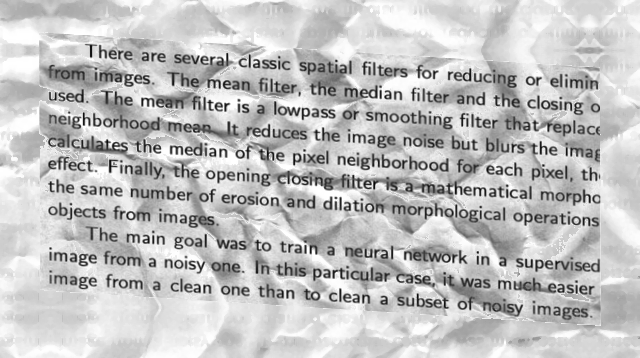
#> input picture 01-DocumentCleanup/noisy_data/0048.png, 640 x 358 px; its folder holds only this picture in this run
$ jupyter execute --allow-errors 1_document_cleanup.ipynb
#> lines starting #> are read from the running program, lines starting #| are printed output that depends on the picture; after the words box and inside, x2 and y2 are one past the last pixel; in counts of white or black regions, pixels touching at a corner belong together; long printed decimals are rounded
**Candidate**: André Oliveira Françani

## Description

Many image processing applications make use of digitalized textual data. However, the presence of any type of noise can create difficulties in post-processing information, such as on OCR detection. To improve the information manipulation on such data, a previous image processing step is required.

In light of this idea, a set of text paragraphs containing plain English language was collected. Different font styles, size, and background noise level were arranged to simulate the a variety of scenarios.

## Objective

The objective of this test is to evaluate the possible image processing methods that could fix the text samples. Note that the samples have a different type of background noise and present a set of text fonts. Therefore, the candidate should provide a flexible algorithm that can correctly detect what is text characters and background noise, offering a clean version of each text paragraph as result.

## Important details

- As a common pattern, the text must be represented by BLACK pixels and the background by WHITE pixels. Therefore, the output image MUST be in binary format (i.e. `0` pixel values for text and `255` pixel values for background)
- This test does not require a defined image processing algorithm to be used. The candidate is free to choose any kind of image processing pipeline to reach the best answer.
- The candidate will receive only the noisy data, as clean data is rarely provided on real-case scenarios, and no annotations are provided. Thus, creativity is needed if the candidate chooses to use supervised learning algorithms.
- The perfect correct result is reached with: 1) white background, 2) black text characters, 3) horizontal text aligment, 4) text block centered in the image and 5) straight text font (not itallic formatting).
- Do not change the filename when applying your image processing methods. The filename is important for data comparison purposes.
- The output image file will be only accepted on the following formats: `.png`, `.tif`, `.jpg`

## Implementation

Since we have different background noise, the main idea is to remove this noise using image processing techniques. The first thing I will do is explore the data and try some of these techniques.

[cell 1]
#import libraries
import numpy as np
from PIL import Image
import matplotlib.pyplot as plt
import os
import glob
from scipy import signal
from skimage.transform import probabilistic_hough_line
from skimage.feature import canny
import cv2

### Functions ###
def load_image(image_path):
    '''
    This function loads and normalizes the image given by the 'image_path'.
    '''
#> called with image_path = 'noisy_data/0048.png'
    return np.asarray(Image.open(image_path))/255.0

def remove_background(image):
    '''
    This function removes the background noise of the image by applying a Median Filter, and returns
    a binary denoised image.
    '''
    #Background image
    background_image = signal.medfilt2d(image, kernel_size=13)

    #Foreground mask
    mask = image < background_image - 0.2

    #make binary image
    denoised_image = np.where(mask, image, 1.0)

    return denoised_image


def image_cleanup(filename):
    '''
    This function reads a image given by the path 'filename', removes its background noise and
    corrects its skew, making an horizontal text alignment.
    '''

    #read and filter background noise
    image = load_image(filename)
    denoised_img = remove_background(image)

    #Canny edges detector
    edges = canny(denoised_img)

    #Hough lines
    hough_lines = probabilistic_hough_line(edges)

    #slopes of the line segments
    slopes = [(y2 - y1)/(x2 - x1) if (x2-x1) else 0 for (x1,y1), (x2, y2) in hough_lines]

    #the angle, in degrees, in a circle by which the line is offset
    angles = [np.degrees(np.arctan(theta)) for theta in slopes]

    #most common angle
    hist, bins = np.histogram(angles, bins=180)
    max_idx = np.argmax(hist)
    rotate_angle = bins[max_idx]

    #angle correction for the rotation
    if rotate_angle > 45:
        rotate_angle = -(90-rotate_angle)
    elif rotate_angle < -45:
        rotate_angle = 90 - abs(rotate_angle)

    #image dimensions
    (h, w) = denoised_img.shape[:2]
    center = (w // 2, h // 2)

    #affine matrix of 2D rotation
    M = cv2.getRotationMatrix2D(center, rotate_angle, 1.0)
    rotated_image = cv2.warpAffine(denoised_img.astype('uint8'), M, (w, h), flags=cv2.INTER_CUBIC,borderMode=cv2.BORDER_REPLICATE)

    return rotated_image

[cell 2]
#list all images in "noisy_data" folder
images_path = sorted(glob.glob('noisy_data/*.png'))

Let's visualize three images:

[cell 3]
#loading 3 images
img1 = load_image(images_path[0])
#> (the rest of this cell did not finish here and is left out)

Now I will use a *_Median Filter_* to estimate the background of the image 1. The first parameter that I will explore is the *_kernel_size_* of the filter.

[cell 4]
#background image using a median filter
kernel_size = [3, 5, 7, 9, 11, 13]
plt.figure(figsize=(12,8))
for i in range(len(kernel_size)):
    background_img1 = signal.medfilt2d(img1, kernel_size[i])
    plt.subplot(2,3,i+1)
    plt.imshow(background_img1, 'gray')
    plt.axis('off');
    plt.title('kernel size = '+ str(kernel_size[i]))
#> this loop made 6 passes
#> pass 1, `background_img1 = signal.medfilt2d(img1, kernel_size[i])`:
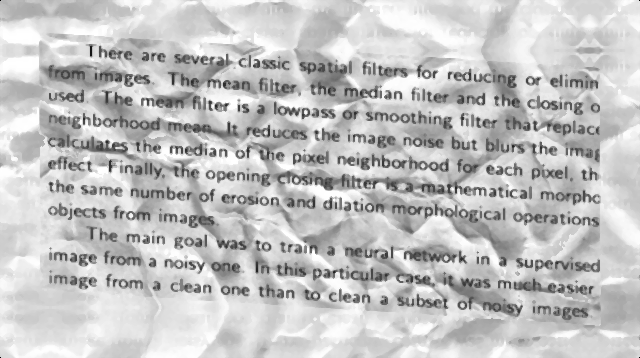
#> background_img1: shape (358, 640) float64; min 0, max 1, mean 0.763
plt.tight_layout()
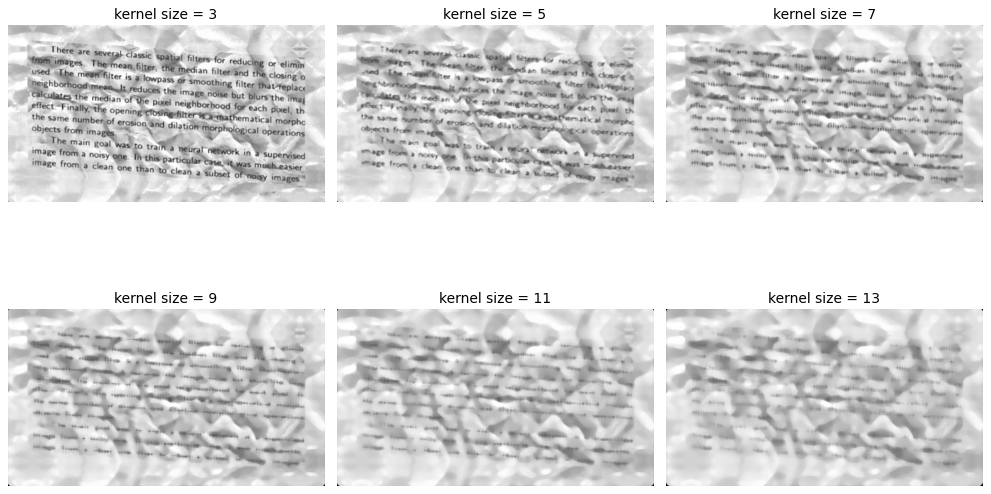
#> figure drawn by matplotlib, 6 panels

From the images above, it can be seen that a kernel (13,13) is good enough to extract the background information without losing significant text information. The next step is to compute the foreground mask, that is, everythig that is significantly darker than the background.

[cell 5]
#Foreground mask
mask = img1 < background_img1 - 0.2
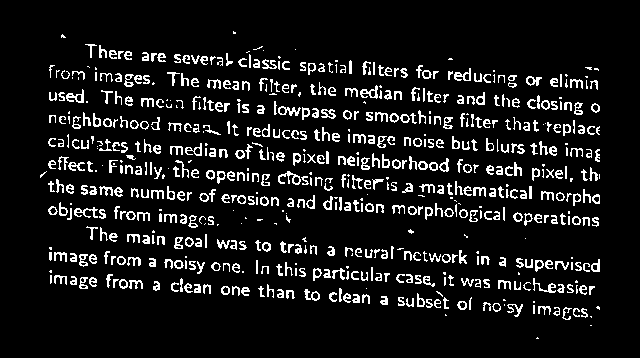
#> mask: shape (358, 640) bool; 9.6% white in thin lines or dots, all inside (x1, y1, x2, y2) = (40, 31, 600, 339)

plt.imshow(mask, 'gray')
plt.axis('off');
plt.title('Foreground Mask');

Now in the previous image, the black color is a boolean False and the white, True. Therefore I will invert the colors just by making it binary as the following:

[cell 6]
denoised_img1 = np.where(mask, img1, 1.0)
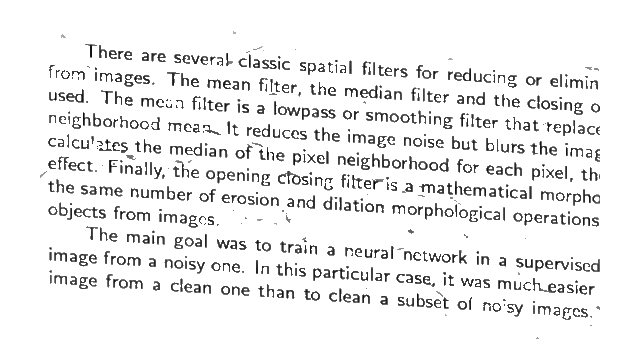
#> denoised_img1: shape (358, 640) float64; min 0.00784, max 1, mean 0.935

plt.figure(figsize=(12,12))
plt.subplot(1,2,1)
plt.imshow(img1, 'gray')
plt.axis('off');
plt.title('Original Image');

plt.subplot(1,2,2)
plt.imshow(denoised_img1, 'gray')
plt.axis('off');
plt.title('Denoised Image');

[cell 7]
#Display 10 images
plt.figure(figsize=(16,16))
#> (the rest of this cell did not finish here and is left out)

[cell 8]
#Save all denoised images for visual inspection

#folder to save the images
save_folder = 'denoised_data'
if not os.path.exists(save_folder):
        os.makedirs(save_folder)

#remove background of all images and save all of them
#> (the rest of this cell did not finish here and is left out)

    denoised_image = remove_background(img)
#> in remove_background, `background_image = signal.medfilt2d(image, kernel_size=13)`:
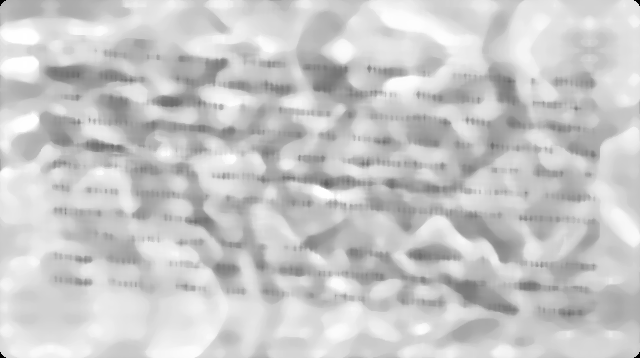
#> background_image: shape (358, 640) float64; min 0, max 1, mean 0.787

    #save Image
    image_name = image_path.split('\\')[1]
    tmp = np.asarray(denoised_image*255.0, dtype=np.uint8)
    Image.fromarray(tmp).save(os.path.join(save_folder, image_name))

Assuming that the background is removed, the next step is the **horizontal text alignment**.

[cell 9]
#read and filter background noise
filename = images_path[0]
image = load_image(filename)
denoised_img = remove_background(image)
denoised_image[denoised_img<0] = 0.

#Canny edges detector
edges = canny(denoised_img)
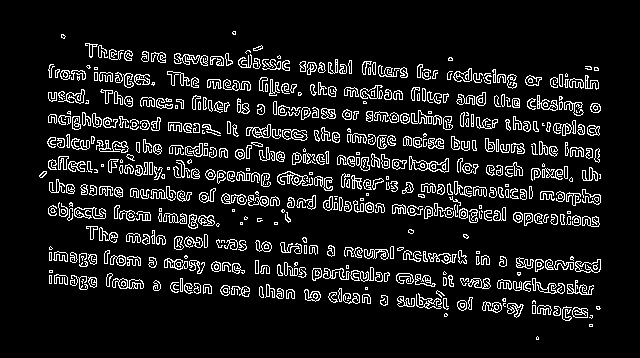
#> edges: shape (358, 640) bool; 10.1% white in thin lines or dots, all inside (x1, y1, x2, y2) = (39, 31, 601, 340)

plt.imshow(edges,'gray')
plt.axis('off');

[cell 10]
#Hough lines
hough_lines = probabilistic_hough_line(edges)
#> hough_lines = 425 items

img_with_lines = np.copy(denoised_img)
for (x1,y1), (x2, y2) in hough_lines:
    cv2.line(img_with_lines,(x1,y1),(x2,y2),(0,0,255),1)
#> this loop made 425 passes
#> (x1, y1, x2, y2) on passes 1 to 3: (430, 281, 110, 264), (55, 123, 145, 120), (600, 107, 310, 87)
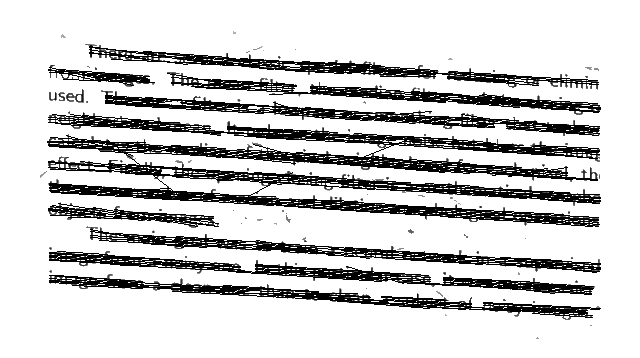
#> img_with_lines: shape (358, 640) float64; 16.93% of pixels changed, all inside (x1, y1, x2, y2) = (47, 46, 601, 318)

plt.imshow(img_with_lines,'gray')
plt.axis('off');

[cell 11]
#slopes of the line segments
slopes = [(y2 - y1)/(x2 - x1) if (x2-x1) else 0 for (x1,y1), (x2, y2) in hough_lines]
#> slopes = 425 values, max 0.779 at index 199, min -0.545 at index 346, mean 0.0664

#the angle, in degrees, in a circle by which the line is offset
angles = [np.degrees(np.arctan(theta)) for theta in slopes]
#> angles = 425 values, max 37.93 at index 199, min -28.61 at index 346, mean 3.78

#which of these degree values is most common?
#histogram of the angles
plt.subplot(1,2,1)
plt.hist(angles, bins=180)
plt.title('Histogram')
plt.xlabel('angle (degrees)')

plt.subplot(1,2,2)
plt.hist(angles, bins=[x for x in range(360)])
plt.xlim([0,12])
plt.title('Zoomed Histogram')
plt.xlabel('angle (degrees)')

#most common angle
hist, bins = np.histogram(angles, bins=180)
#> hist = 180 values, max 80 at index 85, min 0 at index 1, mean 2.36; bins = 181 values from -28.61 to 37.93
max_idx = np.argmax(hist)
#> max_idx = 85
rotate_angle = bins[max_idx]
#> rotate_angle = 2.81

print('Most common angle: ', rotate_angle)
#| Most common angle:  2.810
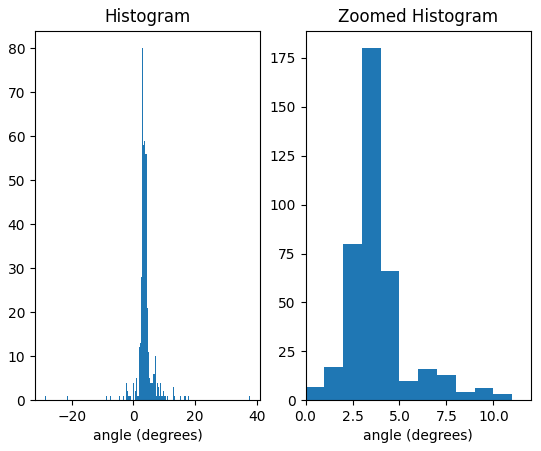
#> figure drawn by matplotlib, 2 panels; panel 1: tallest bar 80 high, from x = 2.81 to 3.18; panel 2: tallest bar 180 high, from x = 3 to 4

It can be seen that the most frequent angle for this image sample is around 7 degrees. This means that we can rotate the image by this angle to correct the text skew.

[cell 12]
#angle correction for the rotation
if rotate_angle > 45:
    rotate_angle = -(90-rotate_angle)
elif rotate_angle < -45:
    rotate_angle = 90 - abs(rotate_angle)

#image dimensions
(h, w) = denoised_img.shape[:2]
center = (w // 2, h // 2)

#affine matrix of 2D rotation
M = cv2.getRotationMatrix2D(center, rotate_angle, 1.0)
#> M = [[0.999, 0.049, -8.39], [-0.049, 0.999, 15.9]]
rotated_image = cv2.warpAffine(denoised_img.astype('uint8'), M, (w, h), flags=cv2.INTER_CUBIC,borderMode=cv2.BORDER_REPLICATE)
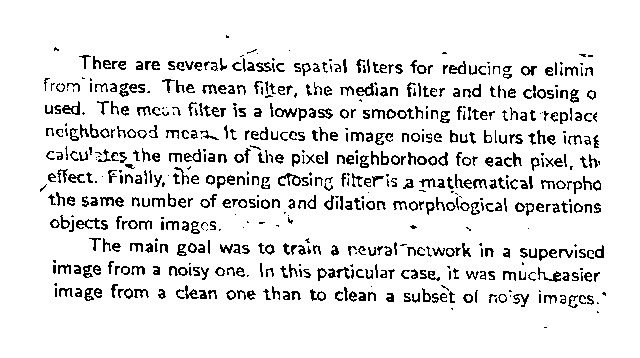
#> rotated_image: shape (358, 640); values 0 (black) and 1 (white), 90.3% white; black in thin lines or dots, all inside (x1, y1, x2, y2) = (40, 35, 606, 328)

plt.imshow(rotated_image,'gray')

Now, I will apply a final function called *_image_cleaunp_* that receives a path to the image, reads and removes its background and correct the skew of the image.

[cell 13]
#Save all denoised images for visual inspection

#folder to save the images
save_folder = 'cleaned_data'
if not os.path.exists(save_folder):
        os.makedirs(save_folder)

#cleanup images save them
#> (the rest of this cell did not finish here and is left out)

#> in image_cleanup, `hough_lines = probabilistic_hough_line(edges)`: hough_lines = 433 items
#> in image_cleanup, `slopes = [(y2 - y1)/(x2 - x1) if (x2-x1) else 0 for (x1,y1), (x2, y2) ..`: slopes = 433 values, max 0.316 at index 18, min -0.377 at index 303, mean 0.0656
#> in image_cleanup, `angles = [np.degrees(np.arctan(theta)) for theta in slopes]`: angles = 433 values, max 17.53 at index 18, min -20.67 at index 303, mean 3.75
#> in image_cleanup, `hist, bins = np.histogram(angles, bins=180)`: hist = 180 values, max 61 at index 111, min 0 at index 1, mean 2.41; bins = 181 values from -20.67 to 17.53
#> in image_cleanup, `max_idx = np.argmax(hist)`: max_idx = 111
#> in image_cleanup, `rotate_angle = bins[max_idx]`: rotate_angle = 2.88
#> in image_cleanup, `M = cv2.getRotationMatrix2D(center, rotate_angle, 1.0)`: M = [[0.999, 0.0503, -8.6], [-0.0503, 0.999, 16.32]]
#> in image_cleanup, `rotated_image = cv2.warpAffine(denoised_img.astype('uint8'), M, (w, h)..`:
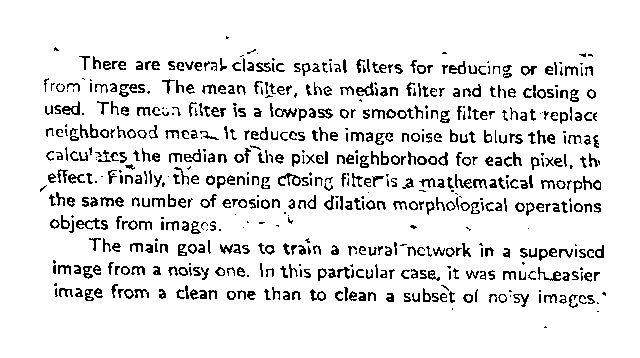
#> rotated_image: shape (358, 640); values 0 (black) and 1 (white), 90.3% white; black in thin lines or dots, all inside (x1, y1, x2, y2) = (40, 36, 606, 328)

$ run again, on 01-DocumentCleanup/noisy_data/104.png
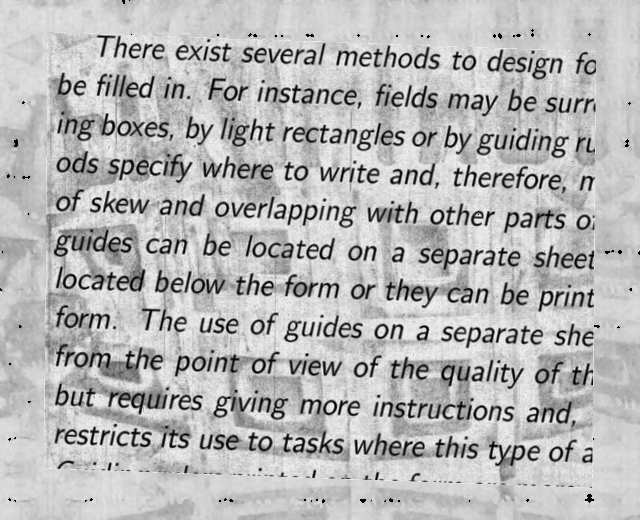
#> input picture 01-DocumentCleanup/noisy_data/104.png, 640 x 520 px
#> mask: shape (520, 640) bool; 11% white in thin lines or dots
#> edges: shape (520, 640) bool; 9.1% white in thin lines or dots
#> `hough_lines = probabilistic_hough_line(edges)`: hough_lines = 536 items
#> the loop `for (x1,y1), (x2, y2) in hough_lines:` made 536 passes
#> (x1, y1, x2, y2) on passes 1 to 3: (530, 189, 454, 171), (330, 257, 245, 254), (518, 263, 418, 260)
#> after the loop `for (x1,y1), (x2, y2) in hough_lines:`:
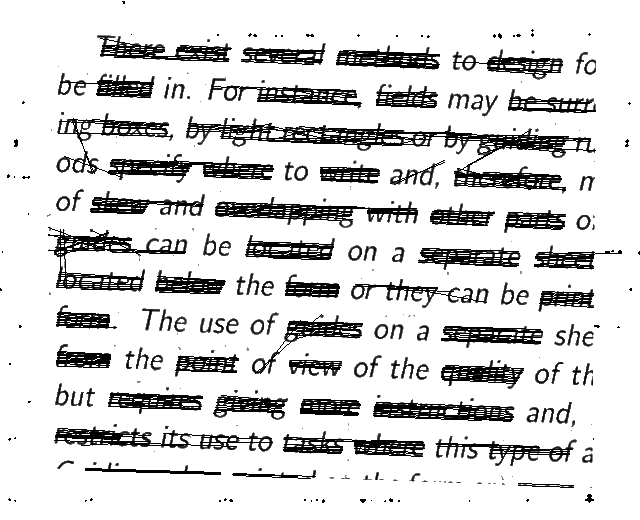
#> img_with_lines: shape (520, 640) float64; min 0, max 1, mean 0.843
#> `slopes = [(y2 - y1)/(x2 - x1) if (x2-x1) else 0 for (x1,y1), (x2, y2) ..`: slopes = 536 values, max 19.67 at index 407, min -1.32 at index 317, mean 0.0702
#> `angles = [np.degrees(np.arctan(theta)) for theta in slopes]`: angles = 536 values, max 87.09 at index 407, min -52.96 at index 317, mean 1.85
#> `hist, bins = np.histogram(angles, bins=180)`: hist = 180 values, max 195 at index 70, min 0 at index 1, mean 2.98; bins = 181 values from -52.96 to 87.09
#> `max_idx = np.argmax(hist)`: max_idx = 70
#> `rotate_angle = bins[max_idx]`: rotate_angle = 1.51
#| Most common angle:  1.505
#> `M = cv2.getRotationMatrix2D(center, rotate_angle, 1.0)`: M = [[1, 0.0263, -6.72], [-0.0263, 1, 8.49]]
#> in image_cleanup, `hough_lines = probabilistic_hough_line(edges)`: hough_lines = 533 items
#> in image_cleanup, `slopes = [(y2 - y1)/(x2 - x1) if (x2-x1) else 0 for (x1,y1), (x2, y2) ..`: slopes = 533 values, max 53 at index 516, min -5.1 at index 91, mean 0.111
#> in image_cleanup, `angles = [np.degrees(np.arctan(theta)) for theta in slopes]`: angles = 533 values, max 88.92 at index 516, min -78.91 at index 91, mean 1.5
#> in image_cleanup, `hist, bins = np.histogram(angles, bins=180)`: hist = 180 values, max 200 at index 86, min 0 at index 1, mean 2.96; bins = 181 values from -78.91 to 88.92
#> in image_cleanup, `max_idx = np.argmax(hist)`: max_idx = 86
#> in image_cleanup, `rotate_angle = bins[max_idx]`: rotate_angle = 1.28
#> in image_cleanup, `M = cv2.getRotationMatrix2D(center, rotate_angle, 1.0)`: M = [[1, 0.0223, -5.71], [-0.0223, 1, 7.2]]
#> in image_cleanup, `rotated_image = cv2.warpAffine(denoised_img.astype('uint8'), M, (w, h)..`:
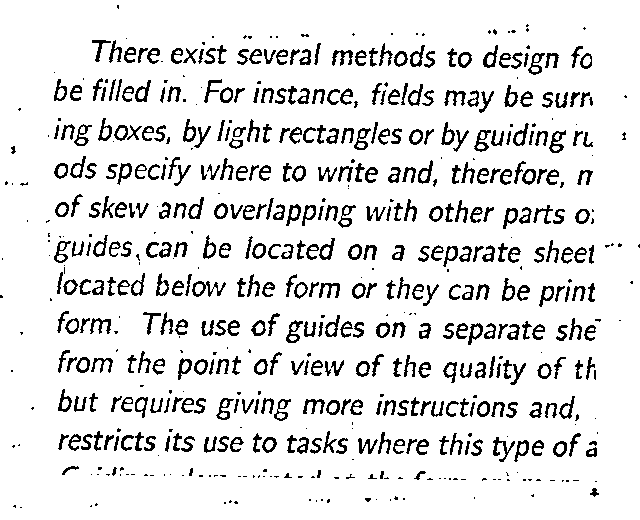
#> rotated_image: shape (520, 640); values 0 (black) and 1 (white), 89% white; black in thin lines or dots
